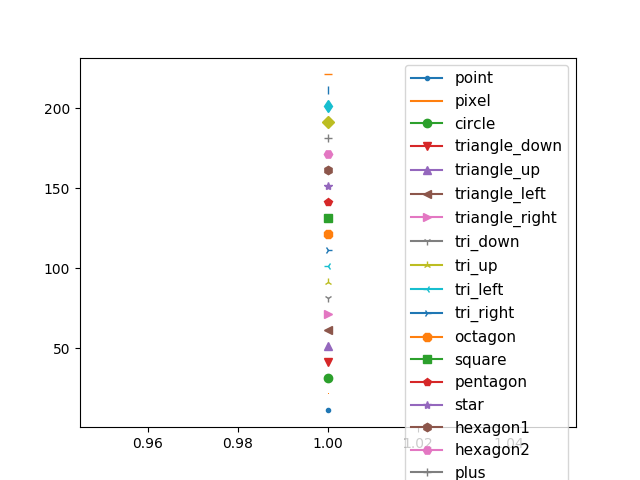

The Python source for this figure:
#!/usr/bin/env python

import matplotlib.pyplot as pyplot

mark_dict = {
".":"point",
",":"pixel",
"o":"circle",
"v":"triangle_down",
"^":"triangle_up",
"<":"triangle_left",
">":"triangle_right",
"1":"tri_down",
"2":"tri_up",
"3":"tri_left",
"4":"tri_right",
"8":"octagon",
"s":"square",
"p":"pentagon",
"*":"star",
"h":"hexagon1",
"H":"hexagon2",
"+":"plus",
"D":"diamond",
"d":"thin_diamond",
"|":"vline",
"_":"hline"
}

def line_plot():

    x_list = [1]
    y_list = [1]

    pyplot.clf()
    for mark in mark_dict:
        y_list = [y_val + 10 for y_val in y_list]
        pyplot.plot(x_list, y_list, label=mark_dict[mark], marker=mark)

    pyplot.legend(loc="best", prop={'size':11})
    pyplot.savefig("markers.png")
    pyplot.show()

def main():
    line_plot()

if "__main__" == __name__:
    main()